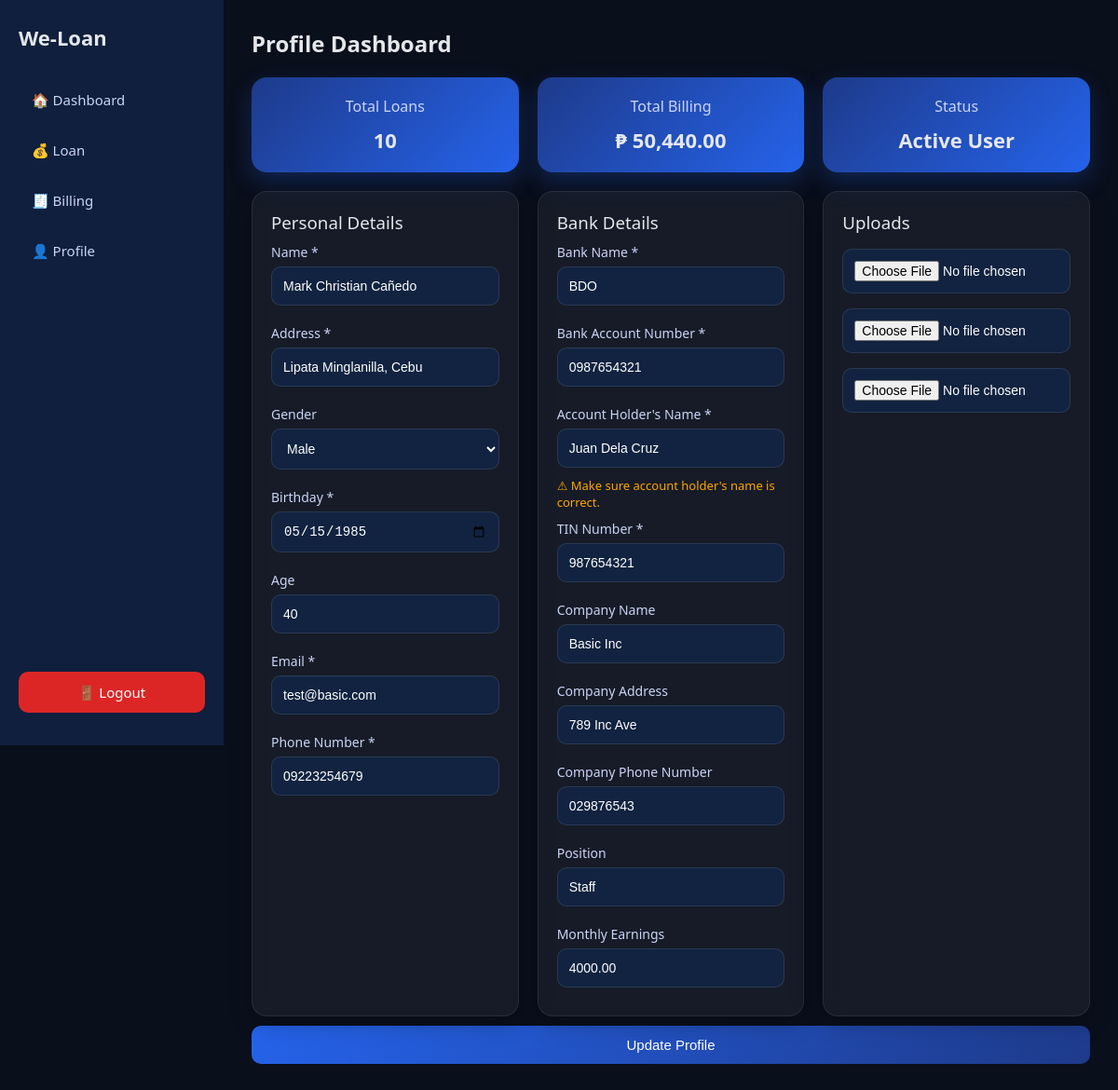
Screenshot of /basic_user/profile.php (signed in) with the database file from the repository.
### tables this page shows
CREATE TABLE `users` (
  `id` int(11) NOT NULL,
  `username` varchar(255) NOT NULL COMMENT 'Username or email',
  `email` varchar(255) NOT NULL,
  `password_hash` varchar(255) NOT NULL,
  `account_type` enum('basic','premium') NOT NULL DEFAULT 'basic',
  `name` varchar(255) NOT NULL,
  `address` text NOT NULL,
  `gender` enum('male','female','other') DEFAULT NULL,
  `birthday` date NOT NULL,
  `age` int(11) DEFAULT 0 COMMENT 'Computed from birthday',
  `phone` varchar(11) NOT NULL COMMENT 'PH format 09xxxxxxxxx',
  `bank_name` varchar(255) NOT NULL,
  `bank_account` varchar(50) NOT NULL,
  `account_holder` varchar(255) NOT NULL,
  `tin` varchar(20) NOT NULL,
  `company_name` varchar(255) NOT NULL,
  `company_address` text NOT NULL,
  `company_phone` varchar(11) NOT NULL,
  `position` varchar(255) NOT NULL,
  `monthly_earnings` decimal(10,2) NOT NULL,
  `proof_billing_path` varchar(500) DEFAULT NULL,
  `valid_id_path` varchar(500) DEFAULT NULL,
  `coe_path` varchar(500) DEFAULT NULL,
  `status` enum('pending','active','disabled') DEFAULT 'pending',
  `verified` tinyint(1) DEFAULT 0,
  `savings_balance` decimal(10,2) DEFAULT 0.00,
  `current_loan_amount` decimal(10,2) DEFAULT 0.00,
  `max_loan_amount` decimal(10,2) DEFAULT 10000.00 COMMENT 'Increases gradually up to 50000',
  `max_tenure_months` int(11) DEFAULT 12,
  `last_savings_activity` date DEFAULT NULL,
  `created_at` timestamp NOT NULL DEFAULT current_timestamp(),
  `updated_at` timestamp NOT NULL DEFAULT current_timestamp() ON UPDATE current_timestamp()
);

### basic_user/profile.php (the view, shortened to what this page needs)
<?php
require_once __DIR__ . '/../db_connect_new.php';
$user_id = $_SESSION['user_id'];
$stmt = $pdo->prepare("SELECT COUNT(*) FROM loans WHERE user_id = ?");
$stmt->execute([$user_id]);
$total_loans = (int) $stmt->fetchColumn();
$stmt = $pdo->prepare("SELECT SUM(received_amount) FROM loans WHERE user_id = ?");
$stmt->execute([$user_id]);
$total_billing = (float) ($stmt->fetchColumn() ?? 0);
$stmt = $pdo->prepare("SELECT * FROM users WHERE id = ?");
$stmt->execute([$user_id]);
$user = $stmt->fetch(PDO::FETCH_ASSOC);
?>
<!DOCTYPE html>
<html>
<head>
<link rel="stylesheet" href="dashboard.css">
</head>
<body>
<div class="container">
<?php include 'sidebar.php'; ?>
<div class="main">
<h2>Profile Dashboard</h2>
<div class="cards">
    <div class="card-box">
        <h3>Total Loans</h3>
        <p><?= $total_loans ?></p>
    </div>
    <div class="card-box">
        <h3>Total Billing</h3>
        <p>₱ <?= number_format($total_billing, 2) ?></p>
    </div>
    <div class="card-box">
        <h3>Status</h3>
        <p>Active User</p>
    </div>
</div>
<form method="POST" id="profileForm">
<div class="cards">
<div class="card" style="flex:1;">
<h3>Personal Details</h3>
<label>Name *</label>
<input type="text" name="name" value="<?= htmlspecialchars($user['name'] ?? '') ?>" required>
<label>Address *</label>
<input type="text" name="address" value="<?= htmlspecialchars($user['address'] ?? '') ?>" required>
<label>Gender</label>
<select name="gender">
    <option value="Male" <?= ($user['gender'] ?? '') == 'Male' ? 'selected' : '' ?>>Male</option>
</select>
<label>Birthday *</label>
<input type="date" name="birthday" id="birthday"
value="<?= $user['birthday'] ?? '' ?>"
onchange="calcAge()" required>
<label>Age</label>
<input type="number" id="age" readonly
value="<?= isset($user['birthday']) ? date_diff(date_create($user['birthday']), date_create('today'))->y : '' ?>">
<label>Email *</label>
<input type="email" name="email" value="<?= htmlspecialchars($user['email'] ?? '') ?>" required>
<label>Phone Number *</label>
<input type="text" name="phone"
value="<?= htmlspecialchars($user['phone'] ?? '') ?>"
pattern="09[0-9]{9}"
placeholder="09XXXXXXXXX"
required>
</div>
<div class="card" style="flex:1;">
<h3>Bank Details</h3>
<label>Bank Name *</label>
<input type="text" name="bank_name" value="<?= htmlspecialchars($user['bank_name'] ?? '') ?>" required>
<label>Bank Account Number *</label>
<input type="text" name="bank_account" value="<?= htmlspecialchars($user['bank_account'] ?? '') ?>" required>
<label>Account Holder's Name *</label>
<input type="text" name="account_holder" value="<?= htmlspecialchars($user['account_holder'] ?? '') ?>" required>
<p style="color:orange;font-size:13px;">⚠ Make sure account holder's name is correct.</p>
<label>TIN Number *</label>
<input type="text" name="tin" value="<?= htmlspecialchars($user['tin'] ?? '') ?>" required>
<label>Company Name</label>
<input type="text" name="company_name" value="<?= htmlspecialchars($user['company_name'] ?? '') ?>">
<label>Company Address</label>
<input type="text" name="company_address" value="<?= htmlspecialchars($user['company_address'] ?? '') ?>">
<label>Company Phone Number</label>
<input type="text" name="company_phone" value="<?= htmlspecialchars($user['company_phone'] ?? '') ?>">
<label>Position</label>
<input type="text" name="position" value="<?= htmlspecialchars($user['position'] ?? '') ?>">
<label>Monthly Earnings</label>
<input type="number" name="monthly_earnings" value="<?= htmlspecialchars($user['monthly_earnings'] ?? '') ?>">
</div>
<div class="card" style="flex:1;">
<h3>Uploads</h3>
<input type="file">
<input type="file">
<input type="file">
</div>
</div>
<button type="submit">Update Profile</button>
</form>
</div>
</div>
</body>
</html>

### basic_user/dashboard.css (style rules this page uses)
* { margin: 0; padding: 0; box-sizing: border-box; }
body { font-family: 'Segoe UI', Arial, sans-serif; background: #0a0f1c; color: #e5e7eb; }
.container { display: flex; }
.main { margin-left: 240px; padding: 30px; width: calc(100% - 240px); }
h2 { margin-bottom: 20px; font-weight: 600; }
h3 { margin-bottom: 10px; font-weight: 500; }
.card { background: rgba(255, 255, 255, 0.05); border-radius: 16px; padding: 20px; margin-top: 20px; backdrop-filter: blur(10px); border: 1px solid rgba(255,255,255,0.08); box-shadow: 0 8px 25px rgba(0,0,0,0.25); }
.cards { display: flex; gap: 20px; flex-wrap: wrap; align-items: stretch; }
.card-box { flex: 1; min-width: 220px; padding: 20px; border-radius: 16px; text-align: center; background: linear-gradient(135deg, #1e3a8a, #2563eb); box-shadow: 0 10px 25px rgba(37,99,235,0.25); transition: 0.3s; }
.card-box h3 { font-size: 16px; margin-bottom: 10px; color: #cbd5f5; }
.card-box p { font-size: 22px; font-weight: bold; }
label { font-size: 14px; display: block; margin-top: 10px; color: #cbd5f5; }
input, select { width: 100%; padding: 12px; margin-top: 6px; margin-bottom: 10px; border-radius: 10px; border: 1px solid rgba(255,255,255,0.1); background: rgba(15, 42, 82, 0.6); color: white; font-size: 14px; outline: none; }
button { margin-top: 10px; background: linear-gradient(135deg, #2563eb, #1e3a8a); color: white; padding: 12px; border: none; width: 100%; border-radius: 10px; cursor: pointer; font-size: 15px; transition: 0.3s; }

### rows the page displays
users: name "Mark Christian Cañedo", address "Lipata Minglanilla, Cebu", birthday "05/15/1985", birthday "40", email "test@basic.com", phone "09223254679", bank_name "BDO", bank_account "0987654321", account_holder "Juan Dela Cruz", tin "987654321", company_name "Basic Inc", company_address "789 Inc Ave", company_phone "029876543", position "Staff", monthly_earnings "4000.00"

### other values shown
$total_loans "10"
$total_billing "50,440.00"
